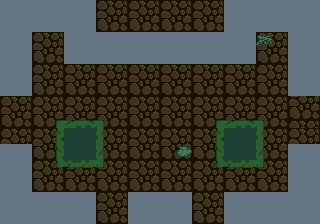

A 2D game scene composited from a Tiled map and its tileset images. What follows is a short description and the map's XML, with each tile layer's data collapsed to a summary:
An orthogonal 40x28 tile map with 8x8 px tiles, 3 tile layers (gfx, walls, holes) and 3 objects (Enemy, Door, Switch).

<map version="1.10" tiledversion="1.10.2" orientation="orthogonal" renderorder="right-down" width="40" height="28" tilewidth="8" tileheight="8" infinite="0" nextlayerid="6" nextobjectid="13">
 <tileset firstgid="1" source="forest-temple.tsx" />
 <layer id="1" name="gfx" width="40" height="28">
  <data>[1120 cells, 1120 non-empty, 92 distinct tile ids]</data>
 </layer>
 <layer id="2" name="walls" width="40" height="28">
  <data>[1120 cells, 432 non-empty, 1 distinct tile ids]</data>
 </layer>
 <layer id="5" name="holes" width="40" height="28">
  <data>[1120 cells, 32 non-empty, 1 distinct tile ids]</data>
 </layer>
 <objectgroup id="4" name="objs">
  <object id="1" name="Orc" type="Enemy" x="160" y="112">
   <point />
  </object>
  <object id="7" name="DoorV" type="Door" x="296" y="120">
   <point />
  </object>
  <object id="11" name="Switch" type="Switch" x="80" y="180">
   <properties>
    <property name="event_id" type="int" value="0" />
   </properties>
   <point />
  </object>
 </objectgroup>
</map>
